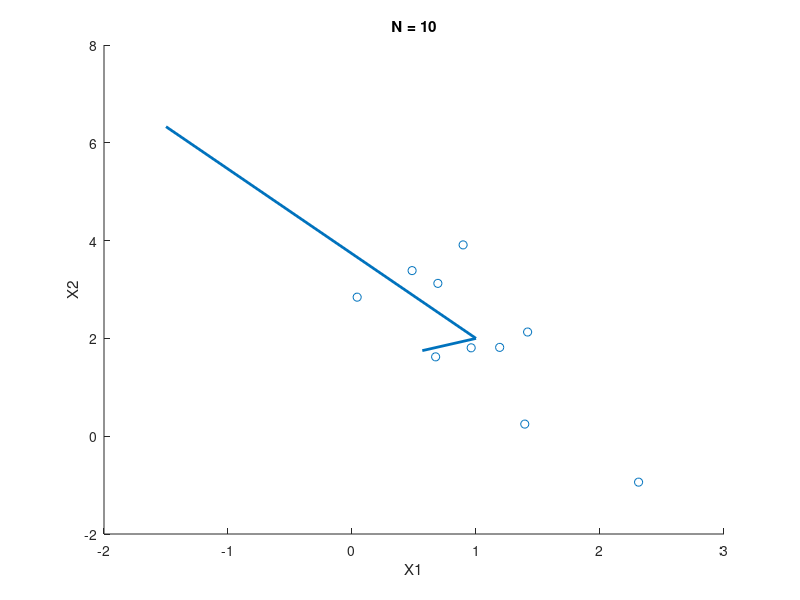
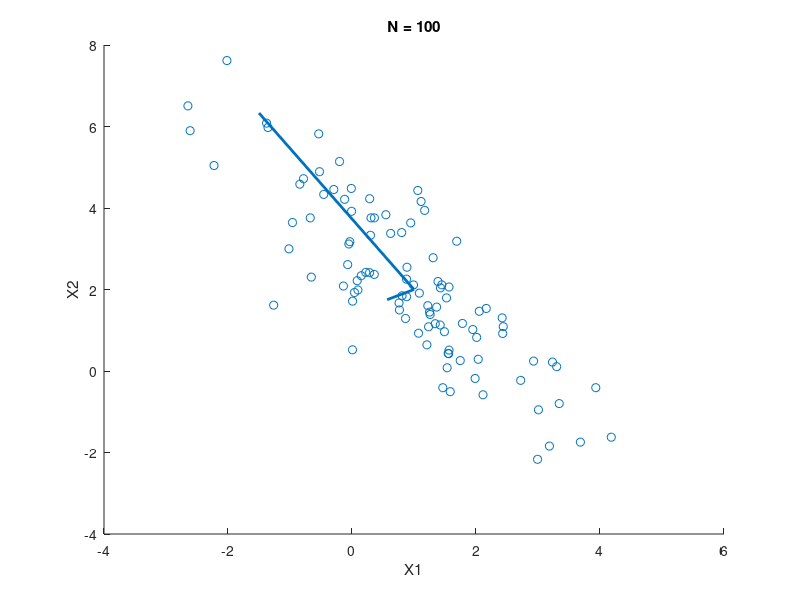
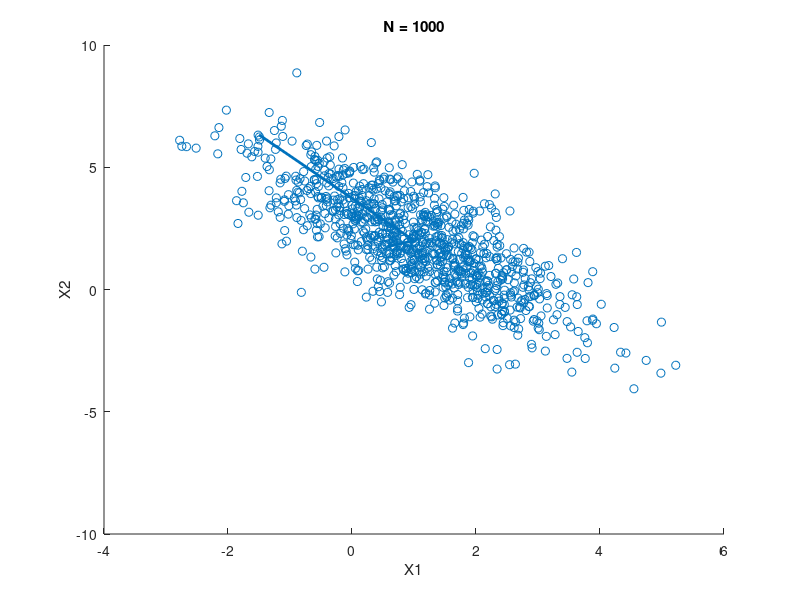
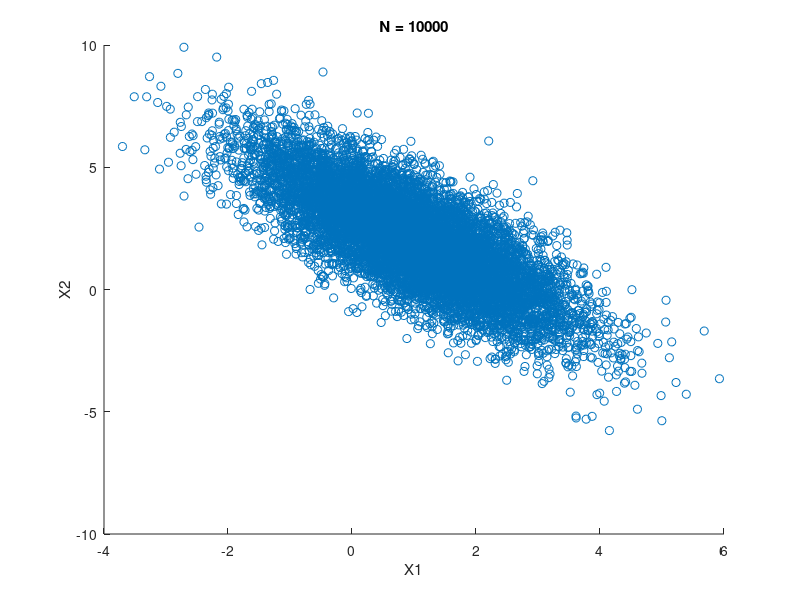

Write MATLAB code to recreate these figures, in order.
clc();
rng(0);
N = [10 100 1000 10000 100000];
C = [1.6250 -1.9486; -1.9486 3.8750];
mu = [1 ; 2];
mu_errors = zeros(100,5);
C_errors = zeros(100,5);
[V, D] = eig(C);
S = sqrt(D);
A = V*S;
for ni = 1:5
    for i=1:100
        W = randn(2,N(ni));
        X = A*W + mu;
        mu_hat = mean(X,2);
        mu_errors(i,ni) = norm(mu-mu_hat)/norm(mu);
        C_hat = A*(W*transpose(W)/N(ni))*transpose(A);
        C_errors(i,ni) = norm(C-C_hat, 'fro')/norm(C, 'fro');
        if i==1
            figure;
            scatter(X(1,:), X(2,:));
            hold on;
            p1 = mu + D(1,1)*V(:,1)/norm(V(:,1));
            p2 = mu + D(2,2)*V(:,2)/norm(V(:,2));
            vals = [p1 mu p2];
            plot(vals(1,:), vals(2,:), 'Linewidth',2);
            xlabel('X1');
            ylabel('X2');
            title(sprintf('N = %d',N(ni)));
        end
    end
end
figure;
boxplot(mu_errors);
title('Mean error');
xlabel('log(N)');

figure;
boxplot(C_errors);
title('Covariance error');
xlabel('log(N)');